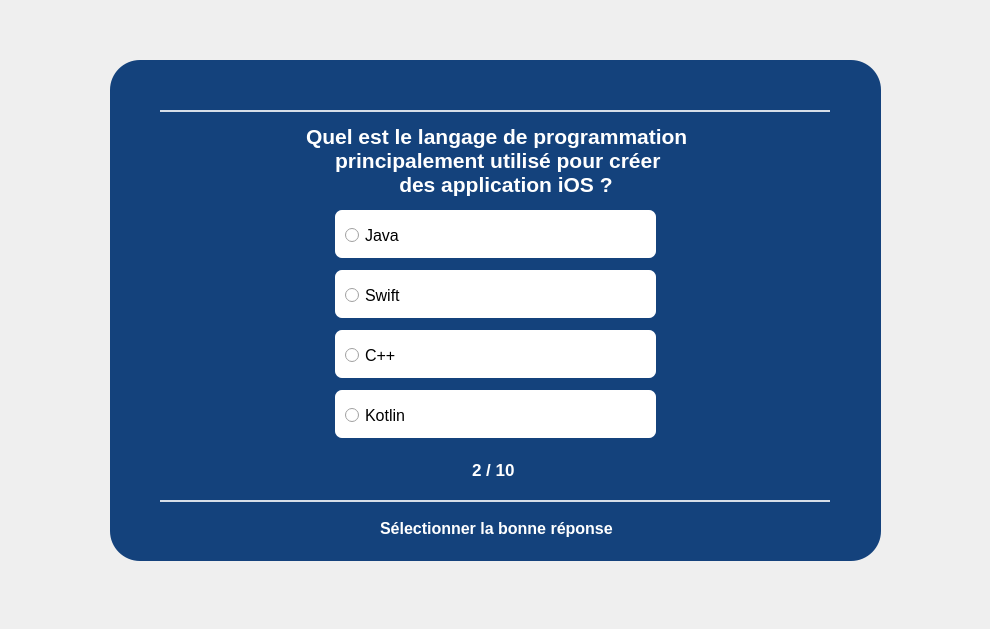
<?xml version="1.0" encoding="UTF-8"?>
<ui version="4.0">
 <class>page_2</class>
 <widget class="QDialog" name="page_2">
  <property name="geometry">
   <rect>
    <x>0</x>
    <y>0</y>
    <width>990</width>
    <height>629</height>
   </rect>
  </property>
  <property name="windowTitle">
   <string>Dialog</string>
  </property>
  <widget class="QWidget" name="widget" native="true">
   <property name="geometry">
    <rect>
     <x>10</x>
     <y>20</y>
     <width>951</width>
     <height>581</height>
    </rect>
   </property>
   <property name="cursor">
    <cursorShape>ArrowCursor</cursorShape>
   </property>
   <property name="styleSheet">
    <string notr="true">QPushButton#pushButton{
	background-color: qlineargradient(spread:pad, x1:0, y1:0, x2:1, y2:1, stop:0 rgba(0, 0, 106, 255), stop:1 rgba(41, 184, 255, 255));
	color: rgba(255, 255, 255, 210);
	border-radius: 5px;
}

QPushButton#pushButton:hover{
	background-color: qlineargradient(spread:pad, x1:0, y1:0.505682, x2:1, y2:0.477, stop:0 rgba(41, 184, 255, 255), stop:1 rgba(0, 0, 106, 255));
}

QPushButton#pushButton:pressed{
	padding-left: 5px;
	padding-top: 5px;
	background-color: qlineargradient(spread:pad, x1:0, y1:0, x2:1, y2:1, stop:0 rgba(0, 0, 106, 255), stop:1 rgba(41, 184, 255, 255));
}


</string>
   </property>
   <widget class="QLabel" name="label_5">
    <property name="geometry">
     <rect>
      <x>100</x>
      <y>40</y>
      <width>771</width>
      <height>501</height>
     </rect>
    </property>
    <property name="styleSheet">
     <string notr="true">background-color: rgb(20, 66, 124);
border-radius: 30px;</string>
    </property>
    <property name="text">
     <string/>
    </property>
   </widget>
   <widget class="QLabel" name="label">
    <property name="geometry">
     <rect>
      <x>150</x>
      <y>90</y>
      <width>670</width>
      <height>2</height>
     </rect>
    </property>
    <property name="styleSheet">
     <string notr="true">background-color: rgba(255, 255, 255, 210);
border-radius: 50px;</string>
    </property>
    <property name="text">
     <string/>
    </property>
   </widget>
   <widget class="QLabel" name="label_2">
    <property name="geometry">
     <rect>
      <x>150</x>
      <y>480</y>
      <width>670</width>
      <height>2</height>
     </rect>
    </property>
    <property name="styleSheet">
     <string notr="true">background-color: rgba(255, 255, 255, 210);
border-radius: 50px;</string>
    </property>
    <property name="text">
     <string/>
    </property>
   </widget>
   <widget class="QLabel" name="label_3">
    <property name="geometry">
     <rect>
      <x>325</x>
      <y>190</y>
      <width>321</width>
      <height>48</height>
     </rect>
    </property>
    <property name="styleSheet">
     <string notr="true">background-color: rgba(255, 255, 255, 255);
border-radius: 7px;</string>
    </property>
    <property name="text">
     <string/>
    </property>
   </widget>
   <widget class="QLabel" name="label_4">
    <property name="geometry">
     <rect>
      <x>325</x>
      <y>250</y>
      <width>321</width>
      <height>48</height>
     </rect>
    </property>
    <property name="styleSheet">
     <string notr="true">background-color: rgba(255, 255, 255, 255);
border-radius: 7px;</string>
    </property>
    <property name="text">
     <string/>
    </property>
   </widget>
   <widget class="QLabel" name="label_6">
    <property name="geometry">
     <rect>
      <x>325</x>
      <y>310</y>
      <width>321</width>
      <height>48</height>
     </rect>
    </property>
    <property name="styleSheet">
     <string notr="true">background-color: rgba(255, 255, 255, 255);
border-radius: 7px;</string>
    </property>
    <property name="text">
     <string/>
    </property>
   </widget>
   <widget class="QLabel" name="label_7">
    <property name="geometry">
     <rect>
      <x>325</x>
      <y>370</y>
      <width>321</width>
      <height>48</height>
     </rect>
    </property>
    <property name="styleSheet">
     <string notr="true">background-color: rgba(255, 255, 255, 255);
border-radius: 7px;</string>
    </property>
    <property name="text">
     <string/>
    </property>
   </widget>
   <widget class="QPushButton" name="GaucheTo1_pushButton">
    <property name="enabled">
     <bool>true</bool>
    </property>
    <property name="geometry">
     <rect>
      <x>420</x>
      <y>430</y>
      <width>41</width>
      <height>41</height>
     </rect>
    </property>
    <property name="cursor">
     <cursorShape>PointingHandCursor</cursorShape>
    </property>
    <property name="styleSheet">
     <string notr="true">border: none;
</string>
    </property>
    <property name="text">
     <string/>
    </property>
    <property name="icon">
     <iconset>
      <normaloff>../gauche.png</normaloff>../gauche.png</iconset>
    </property>
    <property name="iconSize">
     <size>
      <width>40</width>
      <height>40</height>
     </size>
    </property>
   </widget>
   <widget class="QPushButton" name="DroiteTo3_pushButton">
    <property name="geometry">
     <rect>
      <x>510</x>
      <y>430</y>
      <width>41</width>
      <height>41</height>
     </rect>
    </property>
    <property name="cursor">
     <cursorShape>PointingHandCursor</cursorShape>
    </property>
    <property name="styleSheet">
     <string notr="true">border: none;
</string>
    </property>
    <property name="text">
     <string/>
    </property>
    <property name="icon">
     <iconset>
      <normaloff>../droite.png</normaloff>../droite.png</iconset>
    </property>
    <property name="iconSize">
     <size>
      <width>40</width>
      <height>40</height>
     </size>
    </property>
   </widget>
   <widget class="QLabel" name="label_9">
    <property name="geometry">
     <rect>
      <x>462</x>
      <y>441</y>
      <width>51</width>
      <height>17</height>
     </rect>
    </property>
    <property name="font">
     <font>
      <pointsize>13</pointsize>
      <weight>75</weight>
      <bold>true</bold>
     </font>
    </property>
    <property name="styleSheet">
     <string notr="true">color: white;</string>
    </property>
    <property name="text">
     <string>2 / 10</string>
    </property>
   </widget>
   <widget class="QRadioButton" name="Q2_R1_radioButton">
    <property name="geometry">
     <rect>
      <x>335</x>
      <y>205</y>
      <width>251</width>
      <height>21</height>
     </rect>
    </property>
    <property name="font">
     <font>
      <pointsize>12</pointsize>
      <weight>50</weight>
      <bold>false</bold>
     </font>
    </property>
    <property name="text">
     <string>Java</string>
    </property>
   </widget>
   <widget class="QRadioButton" name="Q2_R2_radioButton">
    <property name="geometry">
     <rect>
      <x>335</x>
      <y>265</y>
      <width>231</width>
      <height>21</height>
     </rect>
    </property>
    <property name="font">
     <font>
      <pointsize>12</pointsize>
      <weight>50</weight>
      <bold>false</bold>
     </font>
    </property>
    <property name="text">
     <string>Swift</string>
    </property>
   </widget>
   <widget class="QRadioButton" name="Q2_R3_radioButton">
    <property name="geometry">
     <rect>
      <x>335</x>
      <y>325</y>
      <width>201</width>
      <height>21</height>
     </rect>
    </property>
    <property name="font">
     <font>
      <pointsize>12</pointsize>
      <weight>50</weight>
      <bold>false</bold>
     </font>
    </property>
    <property name="text">
     <string>C++</string>
    </property>
   </widget>
   <widget class="QRadioButton" name="Q2_R4_radioButton">
    <property name="geometry">
     <rect>
      <x>335</x>
      <y>385</y>
      <width>191</width>
      <height>21</height>
     </rect>
    </property>
    <property name="font">
     <font>
      <pointsize>12</pointsize>
      <weight>50</weight>
      <bold>false</bold>
     </font>
    </property>
    <property name="text">
     <string>Kotlin</string>
    </property>
   </widget>
   <widget class="QLabel" name="label_10">
    <property name="geometry">
     <rect>
      <x>296</x>
      <y>105</y>
      <width>391</width>
      <height>71</height>
     </rect>
    </property>
    <property name="font">
     <font>
      <pointsize>16</pointsize>
      <weight>75</weight>
      <bold>true</bold>
     </font>
    </property>
    <property name="styleSheet">
     <string notr="true">color: white;
</string>
    </property>
    <property name="text">
     <string>Quel est le langage de programmation
     principalement utilisé pour créer
                des application iOS ?</string>
    </property>
   </widget>
   <widget class="QLabel" name="label_11">
    <property name="geometry">
     <rect>
      <x>370</x>
      <y>500</y>
      <width>241</width>
      <height>17</height>
     </rect>
    </property>
    <property name="font">
     <font>
      <pointsize>12</pointsize>
      <weight>75</weight>
      <bold>true</bold>
     </font>
    </property>
    <property name="styleSheet">
     <string notr="true">color : white;</string>
    </property>
    <property name="text">
     <string>Sélectionner la bonne réponse</string>
    </property>
   </widget>
   <zorder>label_5</zorder>
   <zorder>label</zorder>
   <zorder>label_2</zorder>
   <zorder>label_7</zorder>
   <zorder>label_6</zorder>
   <zorder>label_4</zorder>
   <zorder>label_3</zorder>
   <zorder>label_10</zorder>
   <zorder>Q2_R1_radioButton</zorder>
   <zorder>Q2_R2_radioButton</zorder>
   <zorder>Q2_R3_radioButton</zorder>
   <zorder>Q2_R4_radioButton</zorder>
   <zorder>DroiteTo3_pushButton</zorder>
   <zorder>GaucheTo1_pushButton</zorder>
   <zorder>label_9</zorder>
   <zorder>label_11</zorder>
  </widget>
 </widget>
 <resources/>
 <connections/>
</ui>
